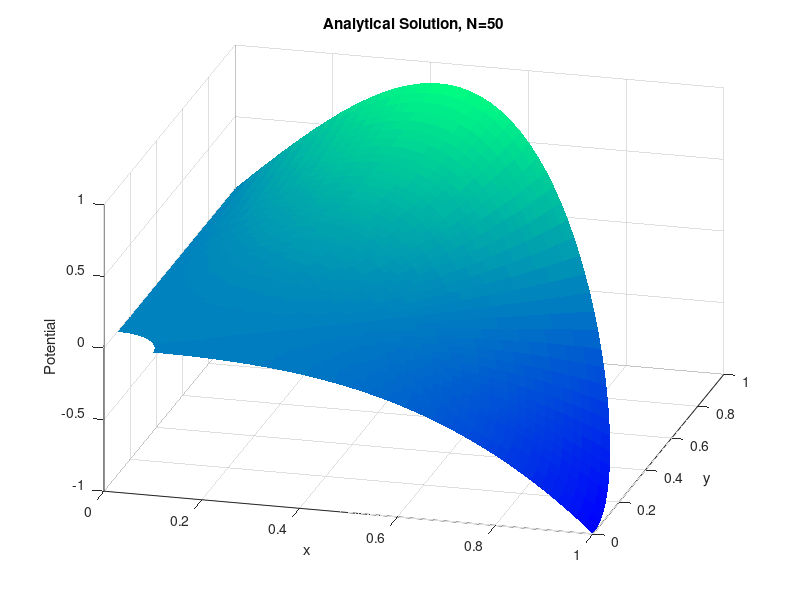
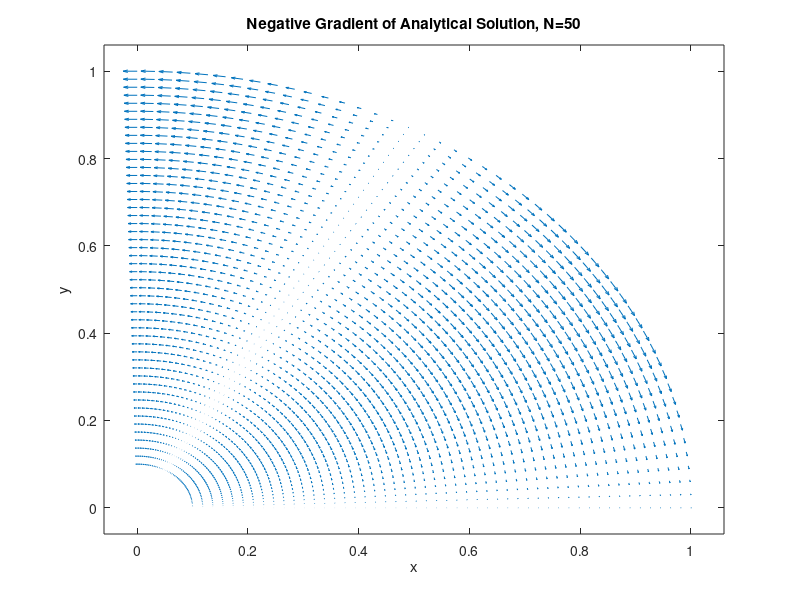

Here is the MATLAB script that generated these plots, in order:
clear;

I0 = 1;
sigma = 1;
R = 1;
a = 0.1;
k = 3;

r_min = a;
r_max = R;

theta_min = 0;
theta_max = pi/2;

N_analytical = 50;
N_coarse = 5;
N_fine = 50;

r_linspace = linspace(r_min, r_max, N_analytical);
theta_linspace = linspace(theta_min, theta_max, N_analytical);

[r_meshgrid, theta_meshgrid] = meshgrid(r_linspace, theta_linspace);

x = r_meshgrid .* cos(theta_meshgrid);
y = r_meshgrid .* sin(theta_meshgrid);

u_analytical = @(r,theta) -I0/sigma * R *((r.^k + a^(2*k)*r.^(-k))./(R^k + a^(2*k)*R^(-k))).*cos(k*theta);

grad_u_analytical_rhat = @(r,theta) I0/sigma*R*k*(r.^(k-1)-a.^(2*k)*r.^(-k-1))/(R^k+a^(2*k)*R^(-k)).*cos(k*theta);
grad_u_analytical_thetahat = @(r,theta) -I0/sigma*R*k*(r^(k-1)-a^(2*k)*r.^(-k-1))/(R^k+a^(2*k)*R^(-k)).*sin(k*theta);

grad_u_xhat = @(rhat, thetahat, theta) rhat .* cos(theta) - thetahat .* sin(theta);
grad_u_yhat = @(rhat, thetahat, theta) rhat .* sin(theta) + thetahat .* cos(theta);

u_meshgrid = u_analytical(r_meshgrid, theta_meshgrid);

grad_u_meshgrid_rhat = grad_u_analytical_rhat(r_meshgrid, theta_meshgrid);
grad_u_meshgrid_thetahat = grad_u_analytical_thetahat(r_meshgrid, theta_meshgrid);

grad_u_meshgrid_xhat = grad_u_xhat(grad_u_meshgrid_rhat, grad_u_meshgrid_thetahat, theta_meshgrid);
grad_u_meshgrid_yhat = grad_u_yhat(grad_u_meshgrid_rhat, grad_u_meshgrid_thetahat, theta_meshgrid);

colormap winter;
figure(1);
surf(x,y,u_meshgrid, 'EdgeAlpha',0.3);
view(15,30);
title(sprintf("Analytical Solution, N=%d", N_analytical));
xlabel("x");
ylabel('y');
zlabel("Potential");

figure(2);
quiver(x, y, grad_u_meshgrid_xhat, grad_u_meshgrid_yhat);
title(sprintf("Negative Gradient of Analytical Solution, N=%d", N_analytical));
xlabel("x");
ylabel("y");
xlim([-.06, 1.06]);
ylim([-.06, 1.06]);